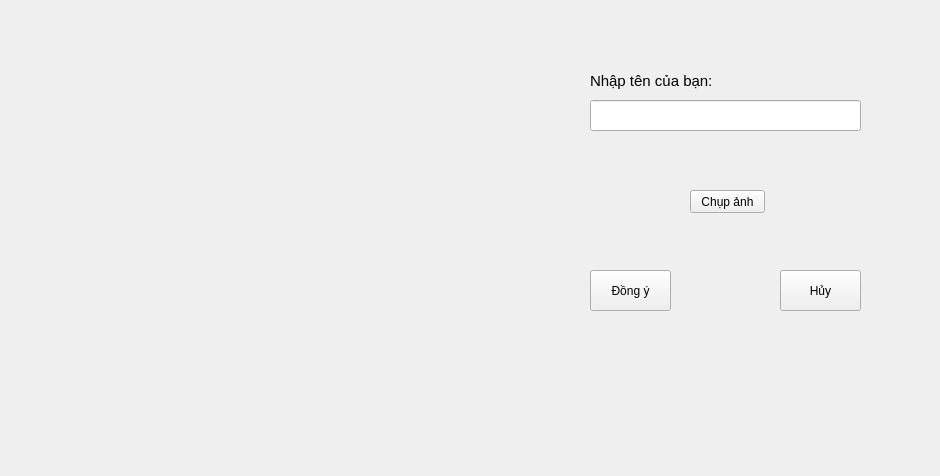
<?xml version="1.0" encoding="UTF-8"?>
<ui version="4.0">
 <class>Form</class>
 <widget class="QWidget" name="Form">
  <property name="geometry">
   <rect>
    <x>0</x>
    <y>0</y>
    <width>940</width>
    <height>476</height>
   </rect>
  </property>
  <property name="windowTitle">
   <string>Form</string>
  </property>
  <widget class="QLabel" name="labelCamera">
   <property name="geometry">
    <rect>
     <x>30</x>
     <y>30</y>
     <width>431</width>
     <height>411</height>
    </rect>
   </property>
   <property name="text">
    <string/>
   </property>
   <property name="scaledContents">
    <bool>true</bool>
   </property>
  </widget>
  <widget class="QLineEdit" name="txtTenNguoiMoi">
   <property name="geometry">
    <rect>
     <x>590</x>
     <y>100</y>
     <width>271</width>
     <height>31</height>
    </rect>
   </property>
  </widget>
  <widget class="QLabel" name="label">
   <property name="geometry">
    <rect>
     <x>590</x>
     <y>70</y>
     <width>131</width>
     <height>21</height>
    </rect>
   </property>
   <property name="font">
    <font>
     <pointsize>11</pointsize>
    </font>
   </property>
   <property name="text">
    <string>Nhập tên của bạn:</string>
   </property>
  </widget>
  <widget class="QPushButton" name="btnChupAnh">
   <property name="geometry">
    <rect>
     <x>690</x>
     <y>190</y>
     <width>75</width>
     <height>23</height>
    </rect>
   </property>
   <property name="text">
    <string>Chụp ảnh</string>
   </property>
  </widget>
  <widget class="QPushButton" name="btnDongY">
   <property name="geometry">
    <rect>
     <x>590</x>
     <y>270</y>
     <width>81</width>
     <height>41</height>
    </rect>
   </property>
   <property name="text">
    <string>Đồng ý</string>
   </property>
  </widget>
  <widget class="QPushButton" name="btnHuy">
   <property name="geometry">
    <rect>
     <x>780</x>
     <y>270</y>
     <width>81</width>
     <height>41</height>
    </rect>
   </property>
   <property name="text">
    <string>Hủy</string>
   </property>
  </widget>
 </widget>
 <resources/>
 <connections/>
</ui>
